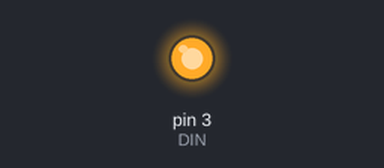
Recording of a sketch running on a simulated Arduino Uno, built with avr-gcc and run on an emulated ATmega328P. Parts: output pins drawn as LEDs (lit = HIGH). Pins used as bus, display or sensor lines are not drawn.

Above: at 0.85 s.
At 5.5 s:
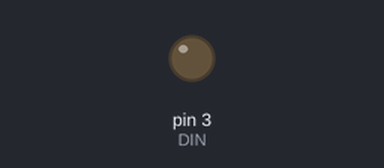
Timing chart, 0 to 7.6 s (numbered marks = the images above):
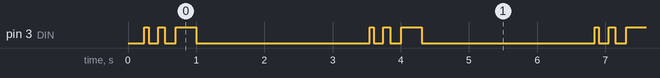

The sketch:

Fruit_VFD.ino
```cpp
// Output pins defined.
int CLK = 4;
int DIN = 3;
int RST = 2;

void setup()
{
// Setting the pins as outputs.
pinMode(CLK, OUTPUT);
pinMode(DIN, OUTPUT);
pinMode(RST, OUTPUT);

// Makes shore the display is enabled.
digitalWrite(RST, LOW);
digitalWrite(CLK, HIGH);
sendbyte(0x85);
sendbyte(0x14);
}

void loop()
{
// put your main code here, to run repeatedly:
//digitalWrite(CLK, LOW);
//delay(1);

sendbyte(0xA2);
delay(1);
sendbyte(0x54);
delay(100);
sendbyte(0x48);
delay(100);
sendbyte(0x45);
delay(100);
sendbyte(0x20);
delay(100);
sendbyte(0x45);
delay(100);
sendbyte(0x50);
delay(100);
sendbyte(0x52);
delay(100);
sendbyte(0x4F);
delay(100);
sendbyte(0x4D);
delay(100);
sendbyte(0x39);
delay(100);
sendbyte(0x20);
delay(100);
sendbyte(0x20);
delay(100);
sendbyte(0x20);
delay(100);
delay(2000);
//Serial1.println("Hello! Can anybody hear me?");  // Print "Hello!" over hardware UART
}

void sendbyte(uint8_t d_chr)
{
unsigned char bit_cnt;
  for(bit_cnt=0; bit_cnt<8; bit_cnt++)
  {
    if(d_chr & 0x80) digitalWrite(DIN,HIGH);
    else digitalWrite(DIN,LOW);
  d_chr <<= 1;
  digitalWrite(CLK,LOW);
  digitalWrite(CLK,HIGH);
  }
}

void Reset_VFD(void)
{
digitalWrite (RST, HIGH );
delay(10);
digitalWrite (CLK, HIGH);
digitalWrite (RST, LOW );
delay(50);
}
```

Measured:
- by itself, pin 3 (DIN): repeats every 3.3 s: LOW 0.14 s, HIGH 0.10 s, LOW 0.16 s, HIGH 0.30 s, LOW 2.5 s, HIGH 0.06 s
